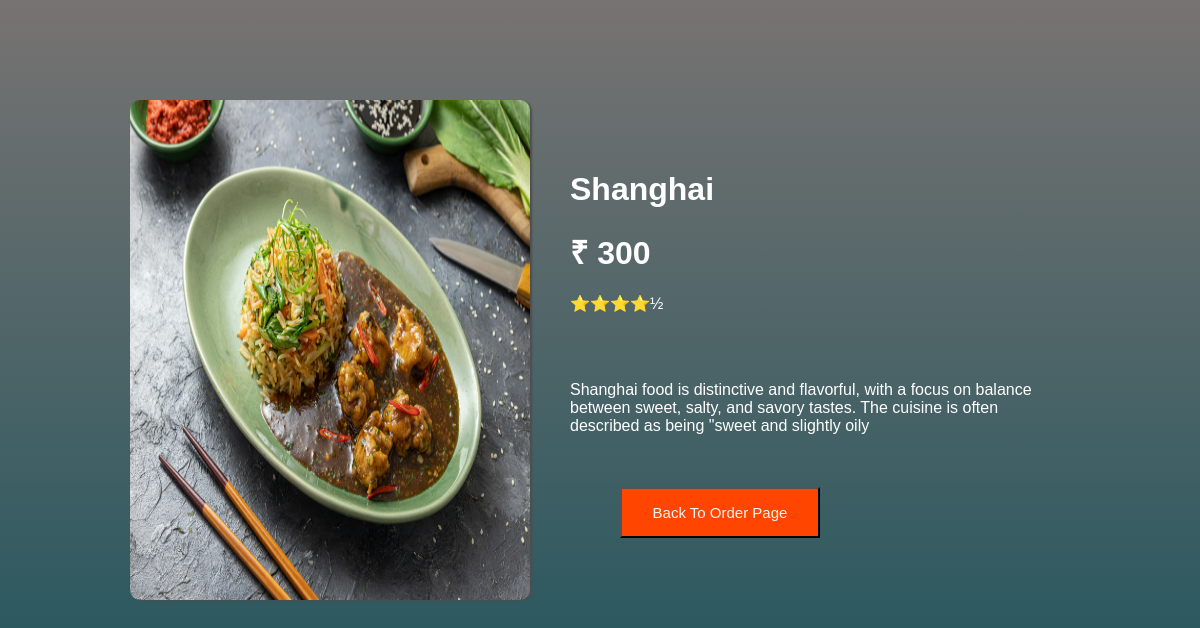
/orderinfo/3, run on the app's committed database.
### app12/models.py (models this page shows, shortened)
class Foodtable(models.Model):
    Foodname=models.CharField(max_length=100)
    Image = models.FileField()
    Quantity=models.IntegerField()
    Unitprice=models.IntegerField()
    Brand = models.CharField(max_length=100)
    Description = models.CharField(max_length=10000)

### app12/views.py (the view)
# urls.py: path("orderinfo/<str:id1>",views.orderinfo,name="orderinfo"),
def orderinfo(request,id1):
    a=Foodtable.objects.filter(id=id1).first()
    return render(request,"orderpage.html",{"infokey":a})

### templates/orderpage.html (shortened to what this page needs)
<!DOCTYPE html>
<html lang="en">
<head>
    <link rel="stylesheet" href="static/orderpagestyle.css">
</head>
<body>
<div class="header">
        <img src="{{infokey.Image.url}}" alt="img">
    <div class="text">
        <h1>{{infokey.Foodname}}</h1>
        <h1>₹ {{infokey.Unitprice}}</h1>
        <p>{{infokey.Brand}}</p><br><br>
        <p class="about">{{infokey.Description}}</p>
        <br>
        <br>
       <a href="/order"><button style="width:200px">Back To Order Page</button></a>
    </div>
</div>
</body>
</html>

### static/orderpagestyle.css (style rules this page uses)
body { padding: 0; margin: 0; background-color:rgb(105, 133, 64); }
img { width: 400px; height: 500px; border-radius: 10px; box-shadow: 2px 1px 2px 0px rgb(79, 77, 77); }
.header { display:flex; gap: 40px; justify-content: center; position: relative; top: 100px; font-family: Arial, sans-serif; }
.text { display: inline; position: relative; top:50px; color: white; }
button { position: relative; left: 50px; width: 150px; padding: 15px; background-color: orangered; transition: 400ms; color: whitesmoke; font-size: 15px; }

### templates/orderpage.html (style rules this page uses)
body { padding: 0; margin: 0; background:linear-gradient(to bottom, #777372, #18525b); height: 100vh; }
img { width: 400px; height: 500px; border-radius: 10px; box-shadow: 2px 1px 2px 0px rgb(79, 77, 77); }
.header { display:flex; gap: 40px; justify-content: center; position: relative; top: 100px; font-family: Arial, sans-serif; }
.text { display: inline; position: relative; top:50px; color: white; }
button { position: relative; left: 50px; width: 150px; padding: 15px; background-color: orangered; transition: 400ms; color: whitesmoke; font-size: 15px; }
.about { width:500px; }

### data on the page
Foodtable: Image (picture), Foodname "Shanghai", Unitprice "300", Brand "⭐⭐⭐⭐½", Description "Shanghai food is distinctive and flavorful, with a focus on balance between sweet, salty, and savory tastes. The cuisine is often described as being \"sweet and slightly oily"
